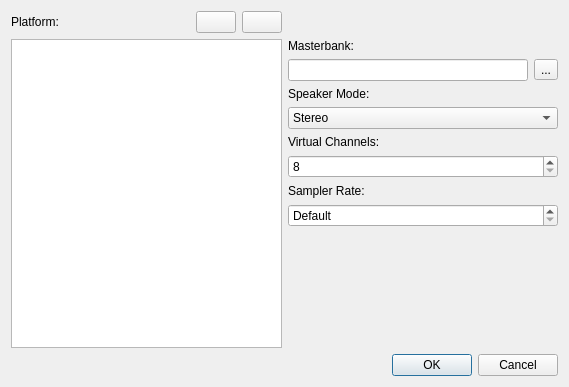
<?xml version="1.0" encoding="UTF-8"?>
<ui version="4.0">
 <class>FmodProjectSettingsDlg</class>
 <widget class="QDialog" name="FmodProjectSettingsDlg">
  <property name="geometry">
   <rect>
    <x>0</x>
    <y>0</y>
    <width>569</width>
    <height>387</height>
   </rect>
  </property>
  <property name="windowTitle">
   <string>Fmod Project Settings</string>
  </property>
  <property name="windowIcon">
   <iconset resource="../QtResources/resources.qrc">
    <normaloff>:/TypeIcons/ezFmodEventComponent.png</normaloff>:/TypeIcons/ezFmodEventComponent.png</iconset>
  </property>
  <layout class="QVBoxLayout" name="verticalLayout_2">
   <item>
    <layout class="QGridLayout" name="gridLayout">
     <item row="0" column="0">
      <layout class="QHBoxLayout" name="horizontalLayout_2">
       <item>
        <widget class="QLabel" name="label">
         <property name="text">
          <string>Platform:</string>
         </property>
        </widget>
       </item>
       <item>
        <spacer name="horizontalSpacer">
         <property name="orientation">
          <enum>Qt::Horizontal</enum>
         </property>
         <property name="sizeHint" stdset="0">
          <size>
           <width>40</width>
           <height>20</height>
          </size>
         </property>
        </spacer>
       </item>
       <item>
        <widget class="QPushButton" name="ButtonAdd">
         <property name="text">
          <string/>
         </property>
         <property name="icon">
          <iconset resource="../../../../Tools/Libs/GuiFoundation/QtResources/resources.qrc">
           <normaloff>:/GuiFoundation/Icons/DocumentAdd16.png</normaloff>:/GuiFoundation/Icons/DocumentAdd16.png</iconset>
         </property>
        </widget>
       </item>
       <item>
        <widget class="QPushButton" name="ButtonRemove">
         <property name="text">
          <string/>
         </property>
         <property name="icon">
          <iconset resource="../../../../Tools/Libs/GuiFoundation/QtResources/resources.qrc">
           <normaloff>:/GuiFoundation/Icons/Delete16.png</normaloff>:/GuiFoundation/Icons/Delete16.png</iconset>
         </property>
        </widget>
       </item>
      </layout>
     </item>
     <item row="1" column="0">
      <widget class="QListWidget" name="ListPlatforms">
       <property name="editTriggers">
        <set>QAbstractItemView::NoEditTriggers</set>
       </property>
       <property name="alternatingRowColors">
        <bool>false</bool>
       </property>
       <property name="selectionBehavior">
        <enum>QAbstractItemView::SelectRows</enum>
       </property>
       <property name="sortingEnabled">
        <bool>true</bool>
       </property>
      </widget>
     </item>
     <item row="1" column="1">
      <layout class="QVBoxLayout" name="verticalLayout">
       <item>
        <widget class="QLabel" name="label_2">
         <property name="text">
          <string>Masterbank:</string>
         </property>
        </widget>
       </item>
       <item>
        <layout class="QHBoxLayout" name="horizontalLayout">
         <item>
          <widget class="QLineEdit" name="EditMasterBank">
           <property name="toolTip">
            <string>The relative path to the master bank. Or the GUID of the master bank asset.</string>
           </property>
          </widget>
         </item>
         <item>
          <widget class="QToolButton" name="ButtonMB">
           <property name="text">
            <string>...</string>
           </property>
          </widget>
         </item>
        </layout>
       </item>
       <item>
        <widget class="QLabel" name="label_5">
         <property name="text">
          <string>Speaker Mode:</string>
         </property>
        </widget>
       </item>
       <item>
        <widget class="QComboBox" name="ComboMode">
         <property name="toolTip">
          <string>Must be identical to what has been configured in Fmod Studio for this platform.</string>
         </property>
         <item>
          <property name="text">
           <string>Stereo</string>
          </property>
         </item>
         <item>
          <property name="text">
           <string>5.1</string>
          </property>
         </item>
         <item>
          <property name="text">
           <string>7.1</string>
          </property>
         </item>
        </widget>
       </item>
       <item>
        <widget class="QLabel" name="label_3">
         <property name="text">
          <string>Virtual Channels:</string>
         </property>
        </widget>
       </item>
       <item>
        <widget class="QSpinBox" name="SpinChannels">
         <property name="toolTip">
          <string>The maximum number of sounds that are audible simultaneously.</string>
         </property>
         <property name="minimum">
          <number>8</number>
         </property>
         <property name="maximum">
          <number>512</number>
         </property>
        </widget>
       </item>
       <item>
        <widget class="QLabel" name="label_4">
         <property name="text">
          <string>Sampler Rate:</string>
         </property>
        </widget>
       </item>
       <item>
        <widget class="QSpinBox" name="SpinSamplerRate">
         <property name="toolTip">
          <string>0 for default.</string>
         </property>
         <property name="specialValueText">
          <string>Default</string>
         </property>
         <property name="correctionMode">
          <enum>QAbstractSpinBox::CorrectToNearestValue</enum>
         </property>
         <property name="minimum">
          <number>7999</number>
         </property>
         <property name="maximum">
          <number>192000</number>
         </property>
        </widget>
       </item>
       <item>
        <spacer name="verticalSpacer">
         <property name="orientation">
          <enum>Qt::Vertical</enum>
         </property>
         <property name="sizeHint" stdset="0">
          <size>
           <width>20</width>
           <height>40</height>
          </size>
         </property>
        </spacer>
       </item>
      </layout>
     </item>
    </layout>
   </item>
   <item>
    <widget class="QDialogButtonBox" name="ButtonBox">
     <property name="standardButtons">
      <set>QDialogButtonBox::Cancel|QDialogButtonBox::Ok</set>
     </property>
    </widget>
   </item>
  </layout>
 </widget>
 <resources>
  <include location="../../../../Tools/Libs/GuiFoundation/QtResources/resources.qrc"/>
  <include location="../QtResources/resources.qrc"/>
 </resources>
 <connections/>
</ui>
